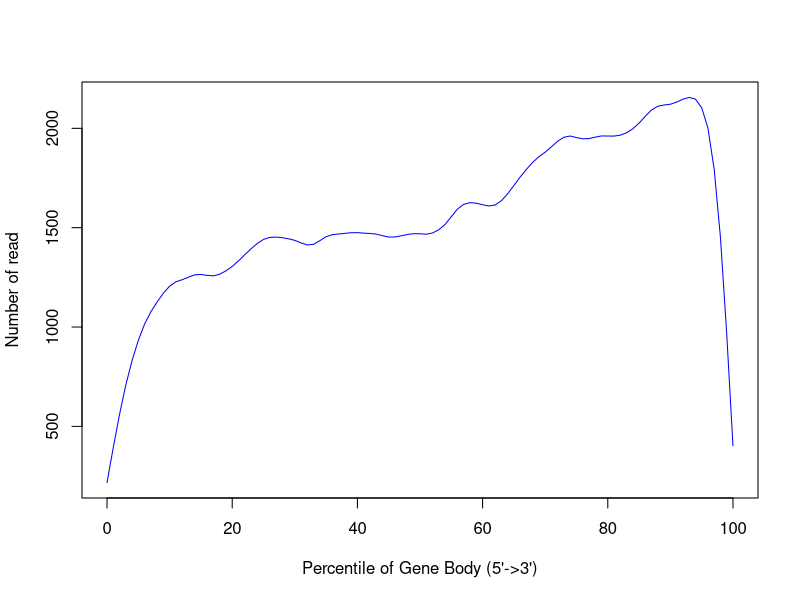

The R source for this figure:
png('/sonas-hs/bsr/hpc/data/yjin/test_BAMqc/exp/test1/figs/smp1.geneBodyCoverage.png',width=500,height=500,units='px')
x=c(0,1,2,3,4,5,6,7,8,9,10,11,12,13,14,15,16,17,18,19,20,21,22,23,24,25,26,27,28,29,30,31,32,33,34,35,36,37,38,39,40,41,42,43,44,45,46,47,48,49,50,51,52,53,54,55,56,57,58,59,60,61,62,63,64,65,66,67,68,69,70,71,72,73,74,75,76,77,78,79,80,81,82,83,84,85,86,87,88,89,90,91,92,93,94,95,96,97,98,99,100)
y=c(200,400,561,726,832,920,1032,1085,1102,1152,1242,1245,1193,1258,1260,1306,1238,1246,1259,1290,1318,1304,1374,1410,1391,1477,1438,1445,1468,1418,1457,1443,1382,1404,1422,1489,1478,1445,1467,1484,1486,1446,1485,1474,1468,1433,1448,1466,1466,1472,1493,1446,1465,1507,1489,1536,1628,1639,1606,1638,1612,1612,1593,1631,1672,1715,1767,1782,1832,1881,1866,1877,1938,1992,1969,1940,1936,1936,1960,1988,1949,1964,1955,1988,1984,2020,2055,2110,2140,2100,2106,2128,2135,2150,2146,2062,1995,1875,1549,982,284)
smoothsp = smooth.spline(x,y,spar=0.35)
plot(smoothsp,type="l",col="blue",xlab="Percentile of Gene Body (5'->3')",ylab="Number of read",xlim=c(0,100))
dev.state = dev.off()